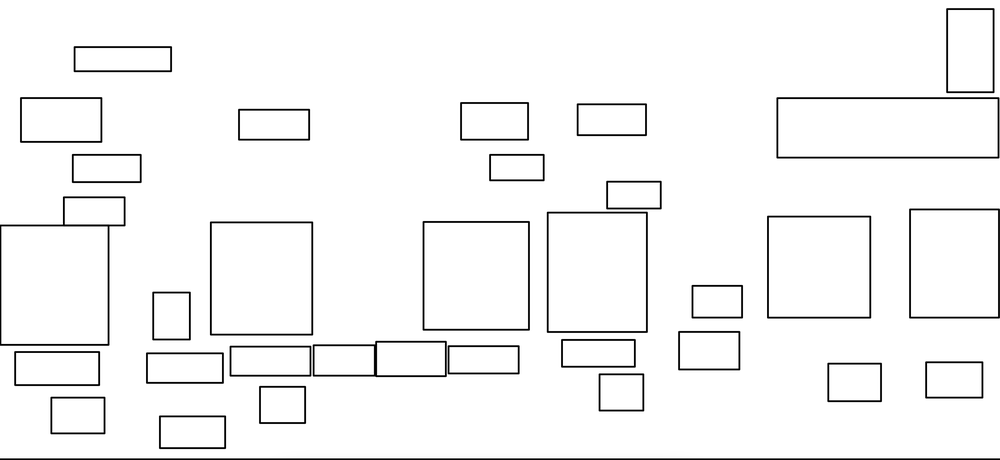
#> input picture squares.png, 1000 x 460 px, shrunk from 3224 x 1482 before the run, found by its file name
$ python vision_copy.py
#> lines starting #> are read from the running program, lines starting #| are printed output that depends on the picture; after the words box and inside, x2 and y2 are one past the last pixel; in counts of white or black regions, pixels touching at a corner belong together; pictures that were not available may be replaced by others from this repository, and a replacement may not be noted
import os
import time
import cv2
import matplotlib
import numpy as np
from PIL import Image, ImageFont, ImageDraw
from matplotlib import pyplot as plt
import imutils

ROOT_DIR = os.path.dirname(os.path.dirname(os.path.abspath(__file__)))


# [28 lines left out: function get_holes2, not called in this run]


def get_end_points2(img):
    # https://stackoverflow.com/questions/35847990/detect-holes-ends-and-beginnings-of-a-line-using-opencv
    def getLandmarks(corners):
        holes = []
        for i in range(0, len(corners)):
            x1, y1 = corners[i].ravel()
            holes.append((int(x1), int(y1)))

        return holes

    img_gray = cv2.cvtColor(img, cv2.COLOR_RGB2GRAY)
    corners = cv2.goodFeaturesToTrack(img_gray, 200, 0.05, 10)
    holes = getLandmarks(corners)
    print(holes)
    ### Immagine bianca dove mettere cerchi ##
    height, width, channels = img.shape
    white_img = np.zeros([height, width, channels], dtype=np.uint8)
    white_img.fill(255)  # or img[:] = 255
    cv2.imwrite(ROOT_DIR + '/white_image.png', white_img)
    white_image_with_circle = cv2.imread(ROOT_DIR + '/white_image.png')
    ### Immagine bianca dove mettere cerchi ##
    ### Metto i cerchi ##
    for corner in holes:
        cv2.circle(white_image_with_circle, (corner), 4, (0, 0, 0), -1)
    plt.imshow(white_image_with_circle)
    plt.show()
    ### Metto i cerchi ##
    #### Contorni con solo cerchi
    gray = cv2.cvtColor(white_image_with_circle, cv2.COLOR_BGR2GRAY)
    _, threshold = cv2.threshold(gray, 127, 255, cv2.THRESH_BINARY)
    contours, _ = cv2.findContours(
        threshold, cv2.RETR_TREE, cv2.CHAIN_APPROX_SIMPLE)
    #### Contorni con solo cerchi
    #### Contorni con solo linea
    gray = cv2.cvtColor(img, cv2.COLOR_BGR2GRAY)
    _, threshold = cv2.threshold(gray, 127, 255, cv2.THRESH_BINARY)
    contours_lines, _ = cv2.findContours(
        threshold, cv2.RETR_TREE, cv2.CHAIN_APPROX_SIMPLE)
    #### Contorni con solo linea
    #### Nuova immagine dove saranno posizionati i cerchi a ogni iterazione per visualizzarli bene (anche se non serve)
    new_img = np.zeros([height, width, channels], dtype=np.uint8)
    new_img.fill(255)  # or img[:] = 255
    cv2.imwrite(ROOT_DIR + '/new.png', new_img)
    new_image_withe_to_show_in_for_loop_evolving_each_iteration = cv2.imread(ROOT_DIR + '/new.png')
    #### Nuova immagine dove saranno posizionati i cerchi a ogni iterazione  per visualizzarli bene (anche se non serve)

    img_copy = new_image_withe_to_show_in_for_loop_evolving_each_iteration.copy();
    end_points_contours = []

    for contour_of_line in contours_lines:

        for contour in contours:

            intersection = get_number_of_intersection(img_copy, contour, contour_of_line)
            # print(intersection)
            if (intersection == 2):
                cv2.drawContours(new_image_withe_to_show_in_for_loop_evolving_each_iteration, [contour_of_line], 0,
                                 (0, 0, 255), 1)
                cv2.drawContours(new_image_withe_to_show_in_for_loop_evolving_each_iteration, [contour], 0, (0, 255, 0),
                                 2)
                center = find_center_of_contours([contour])[0]
                cv2.putText(new_image_withe_to_show_in_for_loop_evolving_each_iteration, str(intersection),
                            center, cv2.FONT_HERSHEY_SIMPLEX, 2, 255)

                # center_line = find_center_of_contour([contour_of_line])[0]
                # cv2.putText(new_image_withe_to_show_in_for_loop_evolving_each_iteration, str(i) + 'img',
                #            center_line, cv2.FONT_HERSHEY_SIMPLEX, 2, 255)

                end_points_contours.append(contour)

    plt.imshow(new_image_withe_to_show_in_for_loop_evolving_each_iteration)
    plt.show()

    return end_points_contours, contours_lines, new_image_withe_to_show_in_for_loop_evolving_each_iteration


# [76 lines left out: function get_end_points, not called in this run]


def find_center_of_one_contour(contour):
    M = cv2.moments(contour)
    if M['m00'] != 0:
        cx = int(M['m10'] / M['m00'])
        cy = int(M['m01'] / M['m00'])
        return [cx, cy]


def find_center_of_contours(contours):
    centers = []

    for i in contours:
        M = cv2.moments(i)
        if M['m00'] != 0:
            cx = int(M['m10'] / M['m00'])
            cy = int(M['m01'] / M['m00'])
            centers.append([cx, cy])

    return centers


# [104 lines left out: functions get_holes, replace_rgb_values, draw_text, detect_shape, not called in this run]


def get_number_of_intersection(original_image, contour1, contour2):
    # https://stackoverflow.com/questions/55641425/check-if-two-contours-intersect
    # Two separate contours trying to check intersection on
    contours = [contour1, contour2]
    # Create image filled with zeros the same size of original image
    blank = np.zeros(original_image.shape[0:2])
    # Copy each contour into its own image and fill it with '1'
    image1 = cv2.drawContours(blank.copy(), contours, 0, 1)  # colore nero primo contorno
    image2 = cv2.drawContours(blank.copy(), contours, 1, 1)  # colore nero secondo contorno
    # Use the logical AND operation on the two images
    # Since the two images had bitwise and applied to it,
    # there should be a '1' or 'True' where there was intersection
    # and a '0' or 'False' where it didnt intersect
    intersection = np.logical_and(image1, image2)
    # Check if there was a '1' in the intersection

    count = np.count_nonzero(intersection)
    return count


# [15 lines left out: function return_img_to_size_of_img_input, not called in this run]


def get_contours_of_img(img):
    #### Contorni con solo cerchi
    gray = cv2.cvtColor(img, cv2.COLOR_BGR2GRAY)
    _, threshold = cv2.threshold(gray, 127, 255, cv2.THRESH_BINARY)
    contours, _ = cv2.findContours(
        threshold, cv2.RETR_TREE, cv2.CHAIN_APPROX_SIMPLE)
    #### Contorni con solo cerchi
    return contours


# [7 lines left out: function get_contour_areas, not called in this run]


# Work even with list of tuples
def removeDuplicates(lst):
    return [t for t in (set(tuple(i) for i in lst))]


if __name__ == '__main__':
    img_square = cv2.imread(ROOT_DIR + '/squares.png')
#> img_square is the input picture: shape (460, 1000, 3); min 0, max 255, mean 246

    img_of_lines = cv2.imread(ROOT_DIR + '/senza_immagine.png')
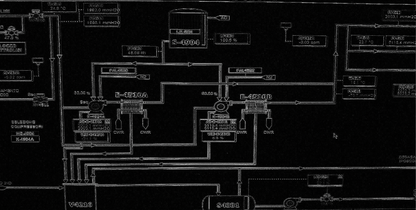
#> input picture dd.png, 416 x 210 px, shrunk from 1340 x 678 before the run, given in place of senza_immagine.png, which was not available
#> img_of_lines is the input picture: shape (210, 416, 3); mean B, G, R 16.9, 16.9, 16.9

    heigth_lines, width_lines, channels = img_of_lines.shape
#> heigth_lines = 210; width_lines = 416; channels = 3

    resized_square = cv2.resize(img_square, (width_lines, heigth_lines))

    contours_of_squares = get_contours_of_img(resized_square)
#> in get_contours_of_img, `_, threshold = cv2.threshold(gray, 127, 255, cv2.THRESH_BINARY)`:
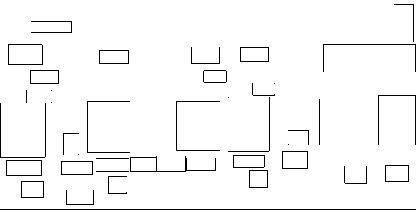
#> threshold: shape (210, 416); 96.5% white; black in thin lines or dots
#> in get_contours_of_img, `contours, _ = cv2.findContours( threshold, cv2.RETR_TREE, cv2.CHAIN_AP..`: contours = 53 contours, 6 with area under 20; largest, box (x1, y1, x2, y2) and area: (0, 0, 416, 209) 85692, (129, 155, 217, 173) 628, (5, 159, 43, 177) 627, (281, 150, 309, 170) 511, (60, 160, 94, 176) 493
#> contours_of_squares has the same summary as contours in get_contours_of_img
    contours_end_points, contours_lines, img = get_end_points2(img_of_lines)
#> in get_end_points2, `corners = cv2.goodFeaturesToTrack(img_gray, 200, 0.05, 10)`: corners = 200 rows, first 8: [228, 121], [134, 93], [32, 138], [121, 113], [121, 99], [57, 55], [62, 184], [213, 117]
#> the loop in getLandmarks, `for i in range(0, len(corners)):` made 200 passes
#> after the loop in getLandmarks, `for i in range(0, len(corners)):`: holes = 200 pairs, first value 3 to 413, second value 1 to 207
#> (printed output is left out)
#> in get_end_points2, `white_img.fill(255)`: white_img: shape (210, 416, 3); every value is 255
#> the loop in get_end_points2, `for corner in holes:` made 200 passes
#> after the loop in get_end_points2, `for corner in holes:`:
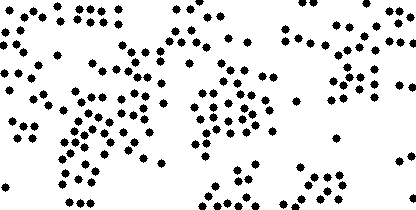
#> white_image_with_circle: shape (210, 416, 3); 88.8% white; 200 black regions, largest, box (x1, y1, x2, y2) and area: (53, 2, 62, 11) 49, (75, 5, 84, 14) 49, (86, 5, 95, 14) 49
#> in get_end_points2, `gray = cv2.cvtColor(white_image_with_circle, cv2.COLOR_BGR2GRAY)`: gray: shape (210, 416); 88.8% white; 200 black regions
#> in get_end_points2, `contours, _ = cv2.findContours( threshold, cv2.RETR_TREE, cv2.CHAIN_AP..`: contours = 186 contours; largest, box (x1, y1, x2, y2) and area: (0, 0, 416, 210) 85965, (278, 199, 289, 210) 60, (222, 198, 233, 209) 60, (85, 198, 96, 209) 60, (75, 198, 86, 209) 60
#> in get_end_points2, `_, threshold = cv2.threshold(gray, 127, 255, cv2.THRESH_BINARY)`: threshold: shape (210, 416); 0.25% white in thin lines or dots
#> in get_end_points2, `contours_lines, _ = cv2.findContours( threshold, cv2.RETR_TREE, cv2.CH..`: contours_lines = 96 contours, all with area under 20
#> the loop in get_end_points2, `for contour_of_line in contours_lines: ` made 96 passes
#> contour_of_line on passes 3 to 14: [[336, 185], [337, 185]], [[161, 184]], [[159, 184]], [[176, 168]], [[171, 168]], [[169, 168]], [[95, 168], [96, 168]], [[393, 167]], [[249, 167]], [[245, 167], [247, 167]], [[242, 167], [243, 167]], [[239, 167]]
#> contour_of_line on passes 1 to 2: [[398, 198]], [[217, 188], [217, 190]]
#> after the loop in get_end_points2, `for contour_of_line in contours_lines:`:
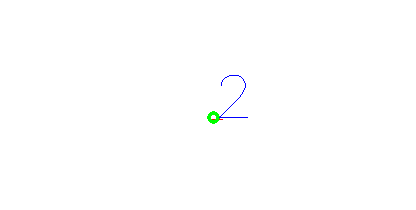
#> new_image_withe_to_show_in_for_loop_evolving_each_iteration: shape (210, 416, 3); mean B, G, R 254.7, 254.7, 254.4
    points = find_center_of_contours(contours_end_points)
#> the loop in find_center_of_contours (call 2), `for i in contours:` made 1 pass

    # points, contours_lines, img = get_holes(img_of_lines)

    cleaned_square_points = []

######Capire perchè non filtra i cerchi all'itnerno dei quadratiiii
#####

##TODO Attenzione al contorno dell'immagine totale-
i = 0
sono_quadrati = np.ones([heigth_lines, width_lines, channels], dtype=np.uint8)
sono_quadrati.fill(255)  # or img[:] = 255

sorted_contours = sorted(contours_of_squares, key=cv2.contourArea, reverse=True)

for contour_of_square in sorted_contours:

    if i == 0:
        i = i + 1
        continue
    cv2.drawContours(sono_quadrati, [contour_of_square], 0,
                     (0, 0, 255), 1)

    for point in points:
        cv2.circle(sono_quadrati, (point), 7, (50, 255, 0), -1)
        distance = cv2.pointPolygonTest(contour_of_square, point, False)
        if distance > 0:
            cleaned_square_points.append(point)
#> this loop made 53 passes
#> contour_of_square on passes 11, 13, 14, 15, 16, 17, 18, 19, 20, 23, 48, 49: [[7, 161], [7, 174], [40, 174], [40, 161]], [[283, 152], [283, 167], [306, 167], [306, 152]], [[62, 162], [62, 173], [91, 173], [91, 162]], [[241, 48], [241, 60], [267, 60], [267, 48]], [[100, 51], [100, 62], [127, 62], [127, 51]], [[386, 166], [386, 180], [407, 180], [407, 166]], [[131, 158], [131, 170], [155, 170], [155, 158]], [[31, 71], [31, 82], [57, 82], [57, 71]], [[22, 182], [22, 196], [42, 196], [42, 182]], [[250, 171], [250, 186], [266, 186], [266, 171]], [[77, 154], [78, 153], [79, 154], [78, 155]], [[287, 144], [288, 143], [289, 144], [288, 145]]
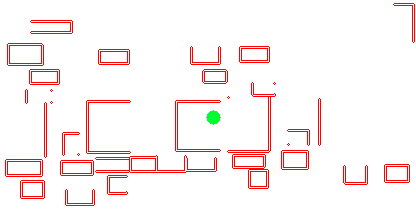
#> sono_quadrati: shape (210, 416, 3); mean of channels 0, 1, 2 241.8, 242.2, 254.6; drawn as B, G, R

cleaned_square_points = removeDuplicates(cleaned_square_points)
print('cleaned_points_dimension')
print(len(cleaned_square_points))
#| 0
print('not_cleaned_points_dimension')
print(len(points))
#| 1
#########


time.sleep(5)

white_img = np.ones([heigth_lines, width_lines, channels], dtype=np.uint8)
white_img.fill(255)  # or img[:] = 255

#### disegna le linee
n = 0
for contour_of_line in contours_lines:
    n = n + 1
    cv2.drawContours(white_img, [contour_of_line], 0,
                     (0, 0, 0), 1)
    center = find_center_of_one_contour(contour_of_line)
    cv2.putText(white_img, str(n),
                center, cv2.FONT_HERSHEY_SIMPLEX, 2, 255)
#> this loop made 96 passes
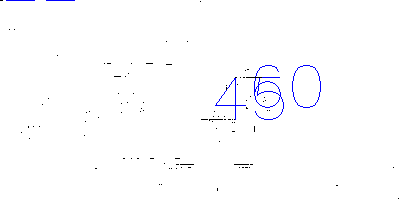
#> white_img: shape (210, 416, 3); mean of channels 0, 1, 2 254.4, 253, 253; drawn as B, G, R
plt.imshow(white_img)
plt.show()
print('number of contours:')
print(n)
#| 96
time.sleep(10)

#### disegna i cerchi
for point in cleaned_square_points:
    cv2.circle(white_img, (point), 7, (255, 255, 0), -1)
#> this loop made 0 passes

plt.imshow(white_img)
plt.show()

time.sleep(1)

#### disegna i quadrati
for contour_of_square in contours_of_squares:
    cv2.drawContours(white_img, [contour_of_square], 0,
                     (255, 0, 0), 1)
#> this loop made 53 passes
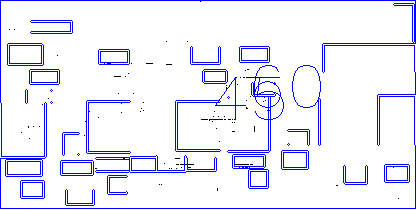
#> white_img: shape (210, 416, 3); 6.93% of pixels changed, all inside (x1, y1, x2, y2) = (0, 0, 416, 209); drawn as B, G, R
plt.imshow(white_img)
plt.show()

time.sleep(1)

print('fine')

# get nearest end point per ricreare il nodo
